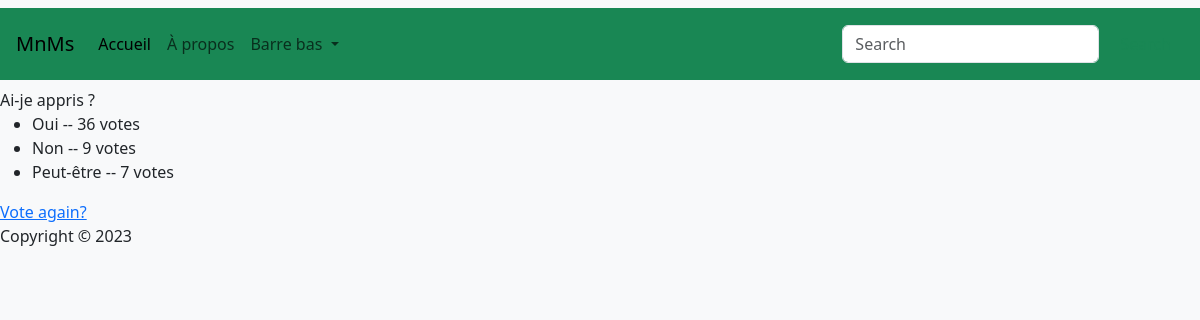
The page /members/1/results/ on the database as committed earlier.
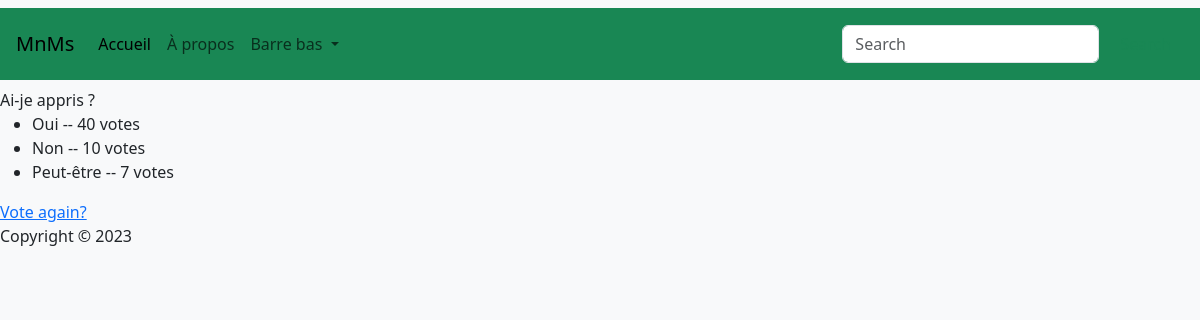
The same page on the database as committed later.
### members/models.py (models this page shows, shortened)
class Question(models.Model):
    question_text = models.CharField(max_length=200)
    pub_date = models.DateTimeField("date published")

class Choice(models.Model):
    question = models.ForeignKey(Question, on_delete=models.CASCADE)
    choice_text = models.CharField(max_length=200)
    votes = models.IntegerField(default = 0)

### members/views.py (the view)
# urls.py: path("<int:question_id>/results/", views.results, name="results"),
def results(request, question_id):
    question = get_object_or_404(Question, pk=question_id)
    return render(request, "members/results.html", {"question": question})

### members/templates/members/results.html
{% extends 'members/base.html' %}
{% block title %}
{{ question.question_text }}
{% endblock %}
{% block content %}
<ul>
{% for choice in question.choice_set.all %}
    <li>{{ choice.choice_text }} -- {{ choice.votes }} vote{{ choice.votes|pluralize }}</li>
{% endfor %}
</ul>
<a href="{% url 'members:detail' question.id %}">Vote again?</a>
{% endblock %}

### members/templates/members/base.html (shortened to what this page needs)
<!DOCTYPE html>
{% load static %}
<html lang="en">
<head>
  <link rel="stylesheet" href="{%static 'members/node_modules/bootstrap/dist/css/bootstrap.min.css' %}">
</head>
<body class="bg-light">
  <header>
    <nav class="navbar navbar-expand-lg bg-body-tertiary">
      <div class="container-fluid bg-success p-3">
        <a class="navbar-brand" href="#">MnMs</a>
        <div class="collapse navbar-collapse" id="navbarSupportedContent">
          <ul class="navbar-nav me-auto mb-2 mb-lg-0">
            <li class="nav-item">
              <a class="nav-link active" aria-current="page" href="/members">Accueil</a>
            </li>
            <li class="nav-item">
              <a class="nav-link" href="#">À propos</a>
            </li>
            <li class="nav-item dropdown">
              <a class="nav-link dropdown-toggle" href="#" role="button" data-bs-toggle="dropdown" aria-expanded="false">
                Barre bas
              </a>
            </li>
          </ul>
          <form class="d-flex" role="search">
            <input class="form-control me-2" type="search" placeholder="Search" aria-label="Search">
            <button class="btn btn-outline-success" type="submit" value="Rechercher">Search</button>
          </form>
        </div>
      </div>
    </nav>
  </header>
  {% block title %}{% endblock %}
  <main>
    {% block content %}
    {% endblock %}
  </main>
  <footer>
    {% block footer %}
    <p>Copyright &copy; 2023</p>
    {% endblock %}
  </footer>
</body>
</html>

Rows that differ between the two databases and show on the page:
changed Choice "Oui": votes "36" → "40"
changed Choice "Non": votes "9" → "10"
